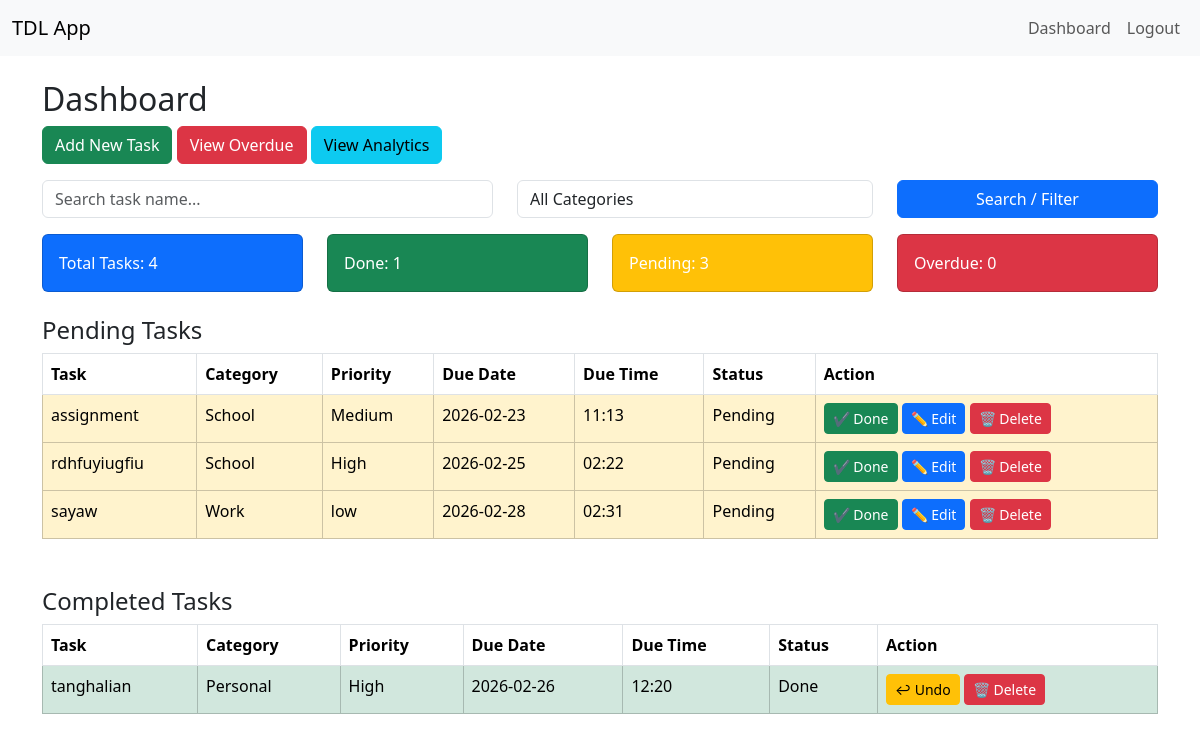
The app's page /dashboard (signed in) with its own data.
### tables this page shows
CREATE TABLE tasks(
        id INTEGER PRIMARY KEY AUTOINCREMENT,
        user_id INTEGER,
        name TEXT,
        category TEXT,
        priority TEXT,
        due_date TEXT,
        due_time TEXT,
        status TEXT DEFAULT 'Pending'
    );

### app.py (the view)
@app.route("/dashboard")
@login_required
def dashboard():
    search = request.args.get("search")
    category = request.args.get("category")
    conn = sqlite3.connect("database.db")
    conn.row_factory = sqlite3.Row
    query = "SELECT * FROM tasks WHERE user_id=?"
    params = [current_user.id]
    if search:
        query += " AND name LIKE ?"
        params.append(f"%{search}%")
    if category and category != "All":
        query += " AND category=?"
        params.append(category)
    query += " ORDER BY due_date ASC, due_time ASC"
    tasks = conn.execute(query, params).fetchall()
    conn.close()
    pending_tasks = [t for t in tasks if t["status"] == "Pending"]
    done_tasks = [t for t in tasks if t["status"] == "Done"]
    total = len(tasks)
    pending = len(pending_tasks)
    done = len(done_tasks)
    return render_template(
        "dashboard.html",
        pending_tasks=pending_tasks,
        done_tasks=done_tasks,
        total=total,
        done=done,
        pending=pending,
        overdue=0
    )

### app.py (called while the page is built)
@login_manager.user_loader
def load_user(user_id):
    return User(user_id)

### templates/dashboard.html (shortened to what this page needs)
{% extends "base.html" %}
{% block content %}
<h2>Dashboard</h2>
<a href="{{ url_for('add_task') }}" class="btn btn-success mb-3">Add New Task</a>
<a href="{{ url_for('overdue') }}" class="btn btn-danger mb-3">View Overdue</a>
<a href="{{ url_for('analytics')}}" class="btn btn-info mb-3"> View Analytics</a>
<form method="GET" action="{{ url_for('dashboard') }}" class="mb-3">
    <div class="row">
        <div class="col-md-5">
            <input type="text" name="search" class="form-control"
                   placeholder="Search task name..."
                   value="{{ request.args.get('search', '') }}">
        </div>
        <div class="col-md-4">
            <select name="category" class="form-control">
                <option value="All">All Categories</option>
            </select>
        </div>
        <div class="col-md-3">
            <button class="btn btn-primary w-100" type="submit">
                Search / Filter
            </button>
        </div>
    </div>
</form>
<div class="row mb-4">
    <div class="col">
        <div class="card text-white bg-primary p-3">
            Total Tasks: {{ total }}
        </div>
    </div>
    <div class="col">
        <div class="card text-white bg-success p-3">
            Done: {{ done }}
        </div>
    </div>
    <div class="col">
        <div class="card text-white bg-warning p-3">
            Pending: {{ pending }}
        </div>
    </div>
    <div class="col">
        <div class="card text-white bg-danger p-3">
            Overdue: {{ overdue }}
        </div>
    </div>
</div>
<h4>Pending Tasks</h4>
<table class="table table-bordered">
<tr>
    <th>Task</th>
    <th>Category</th>
    <th>Priority</th>
    <th>Due Date</th>
    <th>Due Time</th>
    <th>Status</th>
    <th>Action</th>
</tr>
{% for task in pending_tasks %}
<tr class="table-warning fade-row">
    <td>{{ task.name }}</td>
    <td>{{ task.category }}</td>
    <td>{{ task.priority }}</td>
    <td>{{ task.due_date }}</td>
    <td>{{ task.due_time }}</td>
    <td>{{ task.status }}</td>
    <td>
        <a href="{{ url_for('done', task_id=task.id) }}"
   class="btn btn-sm btn-success action-btn">
   ✔ Done
</a>
<a href="{{ url_for('edit', task_id=task.id) }}"
   class="btn btn-sm btn-primary">
   ✏ Edit
</a>
<a href="{{ url_for('delete', task_id=task.id) }}"
   class="btn btn-sm btn-danger action-btn"
   onclick="return confirm('Delete this task?')">
   🗑 Delete
</a>
    </td>
</tr>
{% endfor %}
</table>
<h4 class="mt-5">Completed Tasks</h4>
<table class="table table-bordered">
<tr>
    <th>Task</th>
    <th>Category</th>
    <th>Priority</th>
    <th>Due Date</th>
    <th>Due Time</th>
    <th>Status</th>
    <th>Action</th>
</tr>
{% for task in done_tasks %}
<tr class="table-success fade-row">
    <td>{{ task.name }}</td>
    <td>{{ task.category }}</td>
    <td>{{ task.priority }}</td>
    <td>{{ task.due_date }}</td>
    <td>{{ task.due_time }}</td>
    <td>{{ task.status }}</td>
    <td>
            <a href="{{ url_for('undo', task_id=task.id) }}"
               class="btn btn-sm btn-warning action-btn">
              ↩ Undo
            </a>
            <a href="{{ url_for('delete', task_id=task.id) }}"
               class="btn btn-sm btn-danger"
               onclick="return confirm('Delete this task?')">
               🗑 Delete
            </a>
    </td>
</tr>
{% endfor %}
</table>
{% endblock %}

### templates/base.html (shortened to what this page needs)
<!DOCTYPE html>
<html lang="en">
<head>
    <link href="https://cdn.jsdelivr.net/npm/bootstrap@5.3.2/dist/css/bootstrap.min.css" rel="stylesheet">
</head>
<body>
<nav class="navbar navbar-expand-lg navbar-light bg-light mb-4">
  <div class="container-fluid">
    <a class="navbar-brand" href="{{ url_for('dashboard') }}">TDL App</a>
    <div class="collapse navbar-collapse">
      <ul class="navbar-nav ms-auto">
        {% if current_user.is_authenticated %}
          <li class="nav-item">
            <a class="nav-link" href="{{ url_for('dashboard') }}">Dashboard</a>
          </li>
          <li class="nav-item">
            <a class="nav-link" href="{{ url_for('logout') }}">Logout</a>
          </li>
        {% endif %}
      </ul>
    </div>
  </div>
</nav>
<div class="container">
  <div class="toast-container position-fixed top-0 end-0 p-3">
  </div>
  {% block content %}{% endblock %}
</div>
</body>
</html>

### templates/base.html (style rules this page uses)
.fade-row { transition: opacity 0.3s ease, transform 0.3s ease; animation: fadeIn 0.4s ease-in-out; }

### records on screen
tasks: name "assignment", category "School", priority "Medium", due_date "2026-02-23", due_time "11:13", status "Pending"
tasks: name "rdhfuyiugfiu", category "School", priority "High", due_date "2026-02-25", due_time "02:22", status "Pending"
tasks: name "sayaw", category "Work", priority "low", due_date "2026-02-28", due_time "02:31", status "Pending"
tasks: name "tanghalian", category "Personal", priority "High", due_date "2026-02-26", due_time "12:20", status "Done"

### other values on screen
{{ total }} "4"
{{ done }} "1"
{{ pending }} "3"
{{ overdue }} "0"
